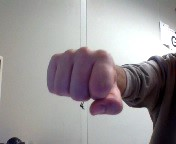
#> input picture dataset/fist_closed/WIN_20250211_17_40_21_Pro (2).jpg, 176 x 144 px, given as the content of the folder dataset/thumbs_up, which was not available
$ python testchatgpt.py
#> lines starting #> are read from the running program, lines starting #| are printed output that depends on the picture; pictures that were not available may be replaced by others from this repository, and a replacement may not be noted
import cv2
import numpy as np
import matplotlib.pyplot as plt
import os
from scipy.signal import spectrogram
from sklearn.neighbors import KNeighborsClassifier
from sklearn.svm import SVC
from sklearn.decomposition import PCA
from sklearn.discriminant_analysis import LinearDiscriminantAnalysis as LDA
from sklearn.model_selection import KFold, cross_val_score
from sklearn.metrics import accuracy_score, confusion_matrix
import pickle
import seaborn as sns
from sklearn.base import BaseEstimator, ClassifierMixin
from mpl_toolkits.mplot3d import Axes3D

# Parameters
dataset_path = "dataset"
labels_map = {"thumbs_up": 0, "thumbs_down": 1, "thumbs_left": 2, "thumbs_right": 3, "fist_closed": 4}
n_neighbors = 5
n_components = 10
n_splits = 5  # Number of splits for K-Fold

# Function to preprocess image
def preprocess_image(image_path):
    # Read image in grayscale
    image = cv2.imread(image_path, cv2.IMREAD_GRAYSCALE)
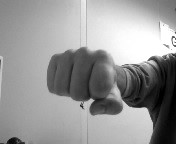
#> image: shape (144, 176); min 0, max 255, mean 151.1
    if image is None:
        raise ValueError(f"Failed to load image: {image_path}")

    # Apply Gaussian blur
    image = cv2.GaussianBlur(image, (5, 5), 0)
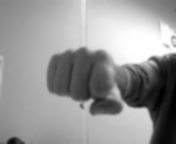
#> image: shape (144, 176); min 0, max 255, mean 151.1

    # Resize to fixed size (80x60)
    target_size = (80, 60)
    image = cv2.resize(image, target_size, interpolation=cv2.INTER_AREA)
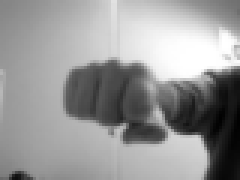
#> image: shape (60, 80) (shown 3 times larger); min 1, max 255, mean 151.1

    return image

# FFT Feature Extraction
def extract_fft_features(image):
    f_transform = np.fft.fft2(image)
    f_shift = np.fft.fftshift(f_transform)
    magnitude_spectrum = np.log(np.abs(f_shift) + 1)
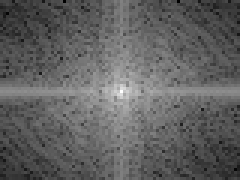
#> magnitude_spectrum: shape (60, 80) float64 (shown 3 times larger); min 0.931, max 13.49, mean 5.71; drawn with min black and max white
    return magnitude_spectrum.flatten()

# Spectrogram Feature Extraction
def extract_spectrogram_features(image):
    f, t, Sxx = spectrogram(image.flatten())
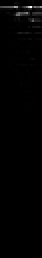
#> Sxx: shape (129, 21) float32 (shown 2 times larger); min 0.000429, max 573762.1, mean 4927.3; drawn with min black and max white
#> f = 129 values from 0 to 0.5; t = 21 values from 128 to 4608
    return np.log(Sxx + 1).flatten()

# PCA Feature Extraction
def extract_pca_features(image, pca):
    image_flat = image.flatten().reshape(1, -1)
    return pca.transform(image_flat).flatten()

# LDA Feature Extraction
def extract_lda_features(image, lda):
    image_flat = image.flatten().reshape(1, -1)
    return lda.transform(image_flat).flatten()

# Compression using PCA
def compress_features_pca(features):
    pca = PCA(n_components=n_components)
    return pca.fit_transform(features)

# Compression using LDA
# [5 lines left out: function compress_features_lda, not called in this run]

# BAC Implementation
class BalancedCenterClassifier(BaseEstimator, ClassifierMixin):
    # [12 lines left out: functions fit, predict, not called in this run]

# Load and process data
data_fft, data_spec, labels = [], [], []
print("Loading and processing images...")
for label_name, label in labels_map.items():
    folder_path = os.path.join(dataset_path, label_name)
    print(f"\nProcessing class: {label_name}")
    for filename in os.listdir(folder_path):
        file_path = os.path.join(folder_path, filename)
        try:
            image = preprocess_image(file_path)
            data_fft.append(extract_fft_features(image))
            data_spec.append(extract_spectrogram_features(image))
            labels.append(label)
        except Exception as e:
            print(f"Error processing {file_path}: {str(e)}")
            continue
#> pass 2 of the loop `for label_name, label in labels_map.items():`:
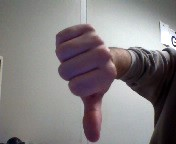
#> input picture dataset/thumbs_down/WIN_20250211_17_39_46_Pro.jpg, 176 x 144 px
#> in extract_fft_features (call 2), `magnitude_spectrum = np.log(np.abs(f_shift) + 1)`:
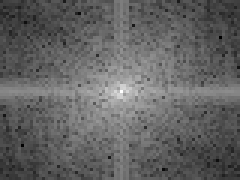
#> magnitude_spectrum: shape (60, 80) float64 (shown 3 times larger); min 0.851, max 13.33, mean 5.69; drawn with min black and max white
#> in extract_spectrogram_features (call 2), `f, t, Sxx = spectrogram(image.flatten())`:
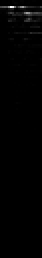
#> Sxx: shape (129, 21) float32 (shown 2 times larger); min 0.0161, max 626547.9, mean 5324.5; drawn with min black and max white

print(f"\nTotal processed images: {len(labels)}")

# Convert to numpy array
data_fft = np.array(data_fft)
data_spec = np.array(data_spec)
labels = np.array(labels)

# Apply PCA and LDA compression to spectrograms
#> (the run stopped early here; a loop or call above may not have finished)
